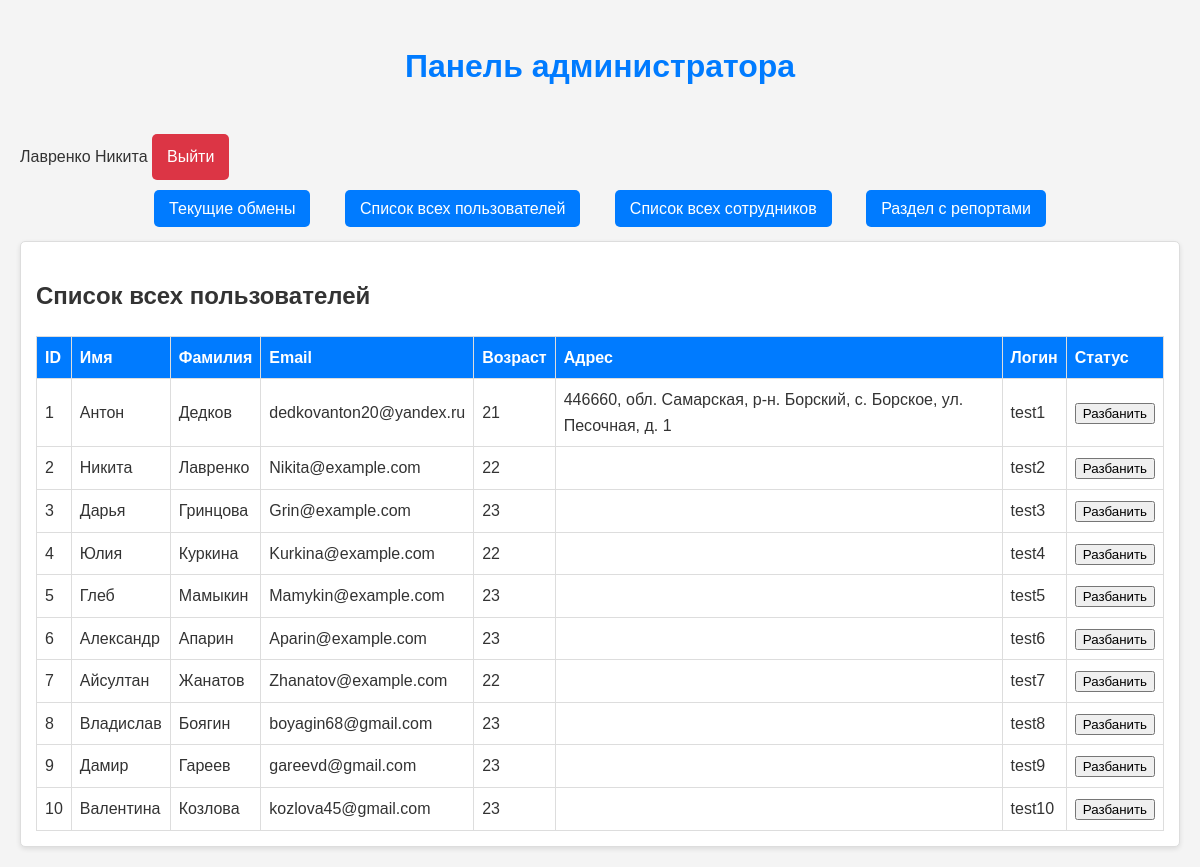
Before: /Admin/index.php (signed in) with the older database file.
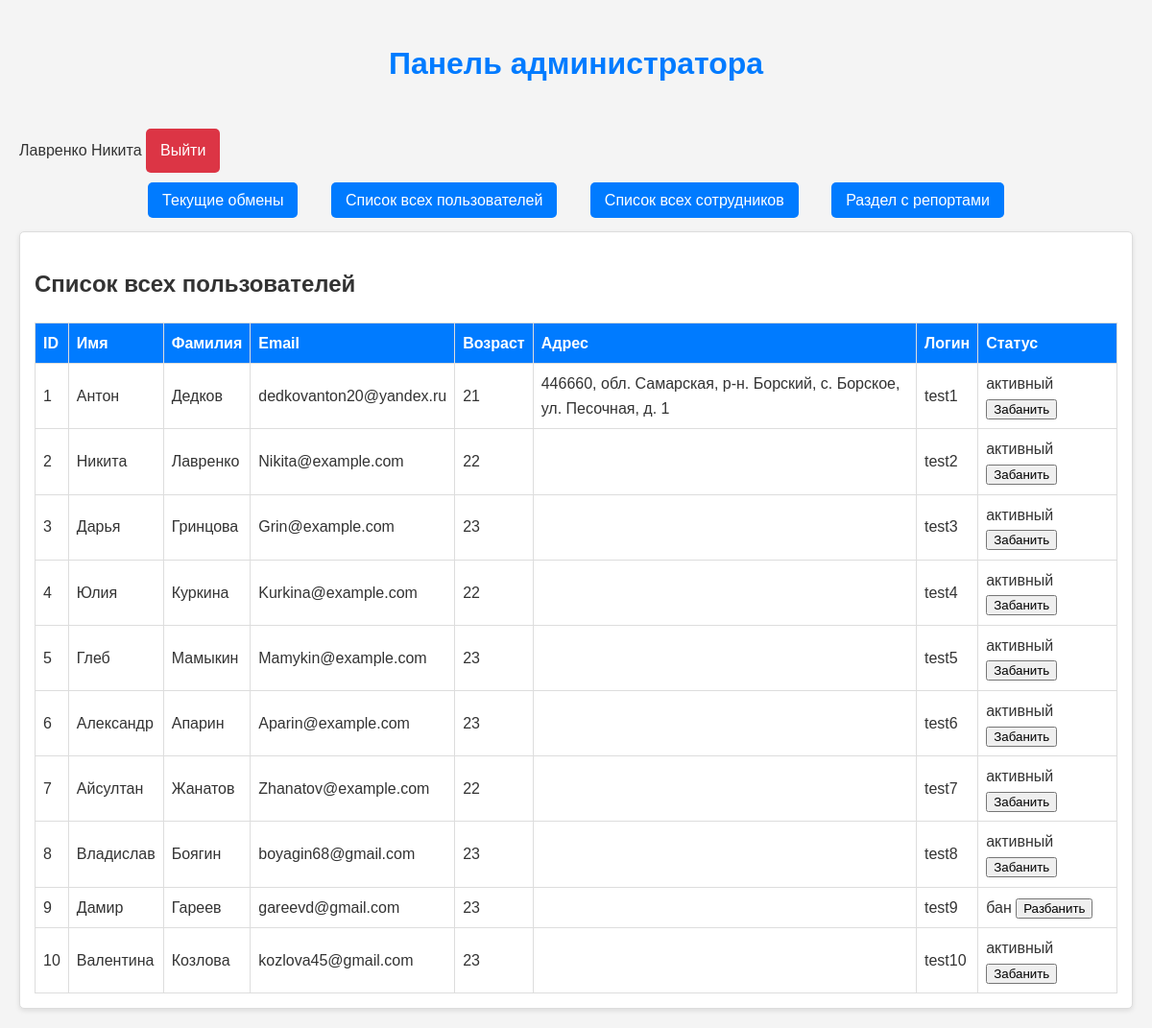
After: the same page with the newer database file.
### Admin/index.php (the view, shortened to what this page needs)
<?php
$dbuser = 'mysql';
$dbpass = 'mysql';
$dbserver = 'localhost';
$dbname = 'book';
$mysql = mysqli_connect($dbserver, $dbuser, $dbpass, $dbname)
or die ('Ошибка ' . mysqli_error($mysql));
$users = [];
$result = mysqli_query($mysql, "SELECT * FROM `пользователи`");
if ($result) {
    while ($row = mysqli_fetch_assoc($result)) {
        $users[] = $row;
    }
} else {
    echo 'Ошибка при получении данных: ' . mysqli_error($mysql);
}
?>
<!DOCTYPE html>
<html lang="ru">
<head>
</head>
<body>
<div class="header">
        <h1>Панель администратора</h1>
        <div class="admin-info">
            <?php if (isset($_SESSION['admin_full_name'])): ?>
                <span><?= htmlspecialchars($_SESSION['admin_full_name']) ?></span>
                <a href="logout.php" class="logout">Выйти</a>
            <?php endif; ?>
        </div>
    </div>
    <ul class="nav-list">
        <li onclick="showSection('current-exchanges')">Текущие обмены</li>
        <li onclick="showSection('user-list')">Список всех пользователей</li>
        <li onclick="showSection('staff-list')">Список всех сотрудников</li>
        <li onclick="showSection('reports')">Раздел с репортами</li>
    </ul>
    <div id="user-list" class="section active">
        <h2>Список всех пользователей</h2>
        <table>
            <thead>
                <tr>
                    <th>ID</th>
                    <th>Имя</th>
                    <th>Фамилия</th>
                    <th>Email</th>
                    <th>Возраст</th>
                    <th>Адрес</th>
                    <th>Логин</th>
                    <th>Статус</th>
                </tr>
            </thead>
            <tbody>
            <?php foreach ($users as $user): ?>
                <tr>
                    <td><?= htmlspecialchars($user['пользователь_id']) ?></td>
                    <td><?= htmlspecialchars($user['имя']) ?></td>
                    <td><?= htmlspecialchars($user['фамилия']) ?></td>
                    <td><?= htmlspecialchars($user['электронная_почта']) ?></td>
                    <td><?= htmlspecialchars($user['возраст']) ?></td>
                    <td><?= htmlspecialchars($user['адрес']) ?></td>
                    <td><?= htmlspecialchars($user['ник_пользователя']) ?></td>
                    <td>
                        <span class="status"><?= htmlspecialchars($user['статус']) ?></span>
                        <button onclick="changeStatus(<?= $user['пользователь_id'] ?>, '<?= $user['статус'] ?>')">
                            <?= $user['статус'] === 'активный' ? 'Забанить' : 'Разбанить' ?>
                        </button>
                    </td>
                </tr>
            <?php endforeach; ?>
            </tbody>
        </table>
    </div>
</body>
</html>

### Admin/index.php (style rules this page uses)
.admin-info { font-size: 16px; color: #333; }
body { font-family: Arial, sans-serif; background-color: #f4f4f4; color: #333; margin: 0; padding: 20px; line-height: 1.6; }
h1 { text-align: center; color: #007BFF; }
.nav-list { list-style-type: none; padding: 0; text-align: center; }
.nav-list li { display: inline; margin: 0 15px; padding: 10px 15px; background: #007BFF; border-radius: 5px; color: white; cursor: pointer; transition: background 0.3s; }
.section { display: none; margin-top: 20px; padding: 15px; border: 1px solid #ddd; border-radius: 5px; background: white; box-shadow: 0 2px 5px rgba(0, 0, 0, 0.1); }
.active { display: block; }
a.logout { display: inline-block; margin-top: 20px; padding: 10px 15px; background: #dc3545; color: white; border-radius: 5px; text-decoration: none; transition: background 0.3s; }
table { width: 100%; border-collapse: collapse; margin-top: 20px; }
th, td { border: 1px solid #ddd; padding: 8px; text-align: left; }
th { background-color: #007BFF; color: white; }

Changed rows visible on the page:
changed пользователи "Антон": статус (not shown) → "активный"; статус "Разбанить" → "Забанить"
changed пользователи "Никита": статус (not shown) → "активный"; статус "Разбанить" → "Забанить"
changed пользователи "Дарья": статус (not shown) → "активный"; статус "Разбанить" → "Забанить"
changed пользователи "Юлия": статус (not shown) → "активный"; статус "Разбанить" → "Забанить"
changed пользователи "Глеб": статус (not shown) → "активный"; статус "Разбанить" → "Забанить"
changed пользователи "Александр": статус (not shown) → "активный"; статус "Разбанить" → "Забанить"
changed пользователи "Айсултан": статус (not shown) → "активный"; статус "Разбанить" → "Забанить"
changed пользователи "Владислав": статус (not shown) → "активный"; статус "Разбанить" → "Забанить"
changed пользователи "Дамир": статус (not shown) → "бан"
changed пользователи "Валентина": статус (not shown) → "активный"; статус "Разбанить" → "Забанить"
